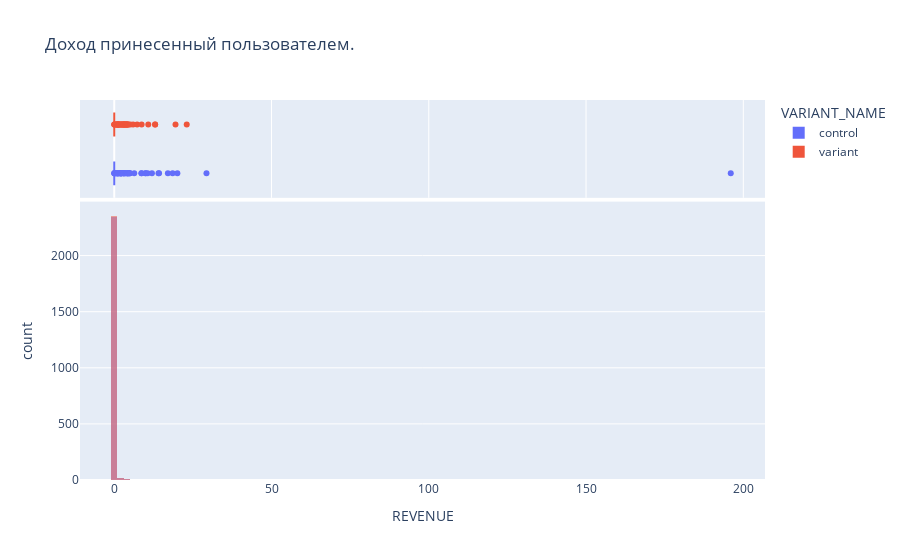

The notebook cell saved with this chart:
### Code cell
fig = px.histogram(df_new,
                   x='REVENUE',
                   color = 'VARIANT_NAME',
                   title='Доход принесенный пользователем.',
                   marginal = 'box',
                   nbins = 100,
                   barmode='overlay')
fig.show()

### Figure 1 — Plotly figure (JSON) as saved in the notebook; plotly's stock layout.template omitted (floating-point values rounded to 4 significant figures; data arrays with more than 128 entries replaced by an {"elided": "..."} marker saying what was removed)
{"data": [{"alignmentgroup": "True", "bingroup": "x", "hovertemplate": "VARIANT_NAME=control<br>REVENUE=%{x}<br>count=%{y}<extra></extra>", "legendgroup": "control", "marker": {"color": "#636efa", "opacity": 0.5, "pattern": {"shape": ""}}, "name": "control", "nbinsx": 100, "offsetgroup": "control", "orientation": "v", "showlegend": true, "type": "histogram", "x": {"elided": "2390 float values"}, "xaxis": "x", "yaxis": "y"}, {"alignmentgroup": "True", "hovertemplate": "VARIANT_NAME=control<br>REVENUE=%{x}<extra></extra>", "legendgroup": "control", "marker": {"color": "#636efa"}, "name": "control", "notched": true, "offsetgroup": "control", "showlegend": false, "type": "box", "x": {"elided": "2390 float values"}, "xaxis": "x2", "yaxis": "y2"}, {"alignmentgroup": "True", "bingroup": "x", "hovertemplate": "VARIANT_NAME=variant<br>REVENUE=%{x}<br>count=%{y}<extra></extra>", "legendgroup": "variant", "marker": {"color": "#EF553B", "opacity": 0.5, "pattern": {"shape": ""}}, "name": "variant", "nbinsx": 100, "offsetgroup": "variant", "orientation": "v", "showlegend": true, "type": "histogram", "x": {"elided": "2393 float values"}, "xaxis": "x", "yaxis": "y"}, {"alignmentgroup": "True", "hovertemplate": "VARIANT_NAME=variant<br>REVENUE=%{x}<extra></extra>", "legendgroup": "variant", "marker": {"color": "#EF553B"}, "name": "variant", "notched": true, "offsetgroup": "variant", "showlegend": false, "type": "box", "x": {"elided": "2393 float values"}, "xaxis": "x2", "yaxis": "y2"}], "layout": {"barmode": "overlay", "legend": {"title": {"text": "VARIANT_NAME"}, "tracegroupgap": 0}, "title": {"text": "Доход принесенный пользователем."}, "xaxis": {"anchor": "y", "domain": [0, 1], "title": {"text": "REVENUE"}}, "xaxis2": {"anchor": "y2", "domain": [0, 1], "matches": "x", "showgrid": true, "showticklabels": false}, "yaxis": {"anchor": "x", "domain": [0, 0.7326], "title": {"text": "count"}}, "yaxis2": {"anchor": "x2", "domain": [0.7426, 1], "matches": "y2", "showgrid": false, "showline": false, "showticklabels": false, "ticks": ""}}}
